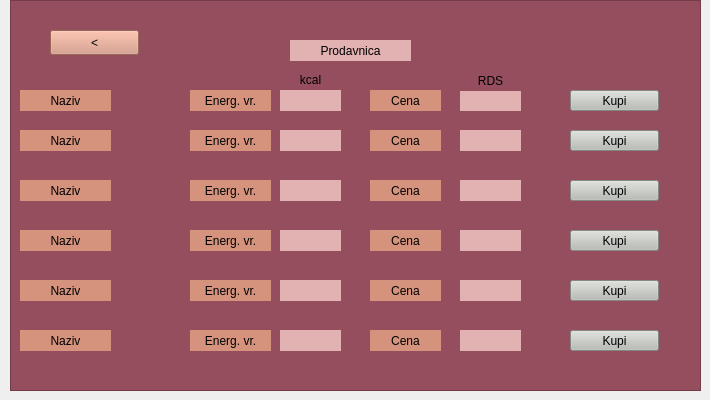
    <widget class="QWidget" name="page_prodavn">
     <widget class="QGraphicsView" name="graphicsView_prodavn">
      <property name="geometry">
       <rect>
        <x>10</x>
        <y>0</y>
        <width>691</width>
        <height>391</height>
       </rect>
      </property>
      <property name="styleSheet">
       <string notr="true">background-color: rgb(148, 78, 93);</string>
      </property>
     </widget>
     <widget class="QPushButton" name="pushButton_prod_nazad">
      <property name="geometry">
       <rect>
        <x>50</x>
        <y>30</y>
        <width>89</width>
        <height>25</height>
       </rect>
      </property>
      <property name="styleSheet">
       <string notr="true">background-color: rgb(213, 147, 125);
font: 75 italic 17pt &quot;Ubuntu Mono&quot;;</string>
      </property>
      <property name="text">
       <string>&lt;</string>
      </property>
     </widget>
     <widget class="QLabel" name="label_prodavn">
      <property name="geometry">
       <rect>
        <x>290</x>
        <y>40</y>
        <width>121</width>
        <height>21</height>
       </rect>
      </property>
      <property name="styleSheet">
       <string notr="true">background-color: rgb(226, 177, 177);
font: 75 italic 17pt &quot;Ubuntu Mono&quot;;</string>
      </property>
      <property name="text">
       <string>Prodavnica</string>
      </property>
      <property name="alignment">
       <set>Qt::AlignCenter</set>
      </property>
      <property name="wordWrap">
       <bool>true</bool>
      </property>
     </widget>
     <widget class="QLabel" name="fj1_naziv_2">
      <property name="geometry">
       <rect>
        <x>20</x>
        <y>90</y>
        <width>91</width>
        <height>21</height>
       </rect>
      </property>
      <property name="styleSheet">
       <string notr="true">background-color: rgb(213, 147, 125);
font: 75 italic 14pt &quot;Ubuntu Mono&quot;;</string>
      </property>
      <property name="text">
       <string>Naziv</string>
      </property>
      <property name="alignment">
       <set>Qt::AlignCenter</set>
      </property>
      <property name="wordWrap">
       <bool>true</bool>
      </property>
     </widget>
     <widget class="QPushButton" name="kupi_1">
      <property name="geometry">
       <rect>
        <x>570</x>
        <y>90</y>
        <width>89</width>
        <height>21</height>
       </rect>
      </property>
      <property name="styleSheet">
       <string notr="true">background-color: rgb(186, 189, 182);
font: 75 italic 12pt &quot;Ubuntu Mono&quot;;</string>
      </property>
      <property name="text">
       <string>Kupi</string>
      </property>
     </widget>
     <widget class="QLabel" name="vr_e_4">
      <property name="geometry">
       <rect>
        <x>280</x>
        <y>230</y>
        <width>61</width>
        <height>21</height>
       </rect>
      </property>
      <property name="styleSheet">
       <string notr="true">background-color: rgb(226, 177, 177);
font: 75 italic 12pt &quot;Ubuntu Mono&quot;;</string>
      </property>
      <property name="text">
       <string/>
      </property>
      <property name="alignment">
       <set>Qt::AlignCenter</set>
      </property>
     </widget>
     <widget class="QPushButton" name="kupi_3">
      <property name="geometry">
       <rect>
        <x>570</x>
        <y>180</y>
        <width>89</width>
        <height>21</height>
       </rect>
      </property>
      <property name="styleSheet">
       <string notr="true">background-color: rgb(186, 189, 182);
font: 75 italic 12pt &quot;Ubuntu Mono&quot;;</string>
      </property>
      <property name="text">
       <string>Kupi</string>
      </property>
     </widget>
     <widget class="QPushButton" name="kupi_4">
      <property name="geometry">
       <rect>
        <x>570</x>
        <y>230</y>
        <width>89</width>
        <height>21</height>
       </rect>
      </property>
      <property name="styleSheet">
       <string notr="true">background-color: rgb(186, 189, 182);
font: 75 italic 12pt &quot;Ubuntu Mono&quot;;</string>
      </property>
      <property name="text">
       <string>Kupi</string>
      </property>
     </widget>
     <widget class="QLabel" name="fj4_naziv_2">
      <property name="geometry">
       <rect>
        <x>20</x>
        <y>230</y>
        <width>91</width>
        <height>21</height>
       </rect>
      </property>
      <property name="styleSheet">
       <string notr="true">background-color: rgb(213, 147, 125);
font: 75 italic 14pt &quot;Ubuntu Mono&quot;;</string>
      </property>
      <property name="text">
       <string>Naziv</string>
      </property>
      <property name="alignment">
       <set>Qt::AlignCenter</set>
      </property>
      <property name="wordWrap">
       <bool>true</bool>
      </property>
     </widget>
     <widget class="QLabel" name="fj3_naziv_2">
      <property name="geometry">
       <rect>
        <x>20</x>
        <y>180</y>
        <width>91</width>
        <height>21</height>
       </rect>
      </property>
      <property name="styleSheet">
       <string notr="true">background-color: rgb(213, 147, 125);
font: 75 italic 14pt &quot;Ubuntu Mono&quot;;</string>
      </property>
      <property name="text">
       <string>Naziv</string>
      </property>
      <property name="alignment">
       <set>Qt::AlignCenter</set>
      </property>
      <property name="wordWrap">
       <bool>true</bool>
      </property>
     </widget>
     <widget class="QLabel" name="pe1_vredn_1">
      <property name="geometry">
       <rect>
        <x>190</x>
        <y>90</y>
        <width>81</width>
        <height>21</height>
       </rect>
      </property>
      <property name="styleSheet">
       <string notr="true">background-color: rgb(213, 147, 125);
font: 75 italic 12pt &quot;Ubuntu Mono&quot;;</string>
      </property>
      <property name="text">
       <string>Energ. vr.</string>
      </property>
      <property name="alignment">
       <set>Qt::AlignCenter</set>
      </property>
      <property name="wordWrap">
       <bool>true</bool>
      </property>
     </widget>
     <widget class="QPushButton" name="kupi_2">
      <property name="geometry">
       <rect>
        <x>570</x>
        <y>130</y>
        <width>89</width>
        <height>21</height>
       </rect>
      </property>
      <property name="styleSheet">
       <string notr="true">background-color: rgb(186, 189, 182);
font: 75 italic 12pt &quot;Ubuntu Mono&quot;;</string>
      </property>
      <property name="text">
       <string>Kupi</string>
      </property>
     </widget>
     <widget class="QLabel" name="vr_e_1">
      <property name="geometry">
       <rect>
        <x>280</x>
        <y>90</y>
        <width>61</width>
        <height>21</height>
       </rect>
      </property>
      <property name="styleSheet">
       <string notr="true">background-color: rgb(226, 177, 177);
font: 75 italic 12pt &quot;Ubuntu Mono&quot;;</string>
      </property>
      <property name="text">
       <string/>
      </property>
      <property name="alignment">
       <set>Qt::AlignCenter</set>
      </property>
     </widget>
     <widget class="QLabel" name="pe4_vredn_4">
      <property name="geometry">
       <rect>
        <x>190</x>
        <y>230</y>
        <width>81</width>
        <height>21</height>
       </rect>
      </property>
      <property name="styleSheet">
       <string notr="true">background-color: rgb(213, 147, 125);
font: 75 italic 12pt &quot;Ubuntu Mono&quot;;</string>
      </property>
      <property name="text">
       <string>Energ. vr.</string>
      </property>
      <property name="alignment">
       <set>Qt::AlignCenter</set>
      </property>
      <property name="wordWrap">
       <bool>true</bool>
      </property>
     </widget>
     <widget class="QLabel" name="vr_e_5">
      <property name="geometry">
       <rect>
        <x>280</x>
        <y>280</y>
        <width>61</width>
        <height>21</height>
       </rect>
      </property>
      <property name="styleSheet">
       <string notr="true">background-color: rgb(226, 177, 177);
font: 75 italic 12pt &quot;Ubuntu Mono&quot;;</string>
      </property>
      <property name="text">
       <string/>
      </property>
      <property name="alignment">
       <set>Qt::AlignCenter</set>
      </property>
     </widget>
     <widget class="QPushButton" name="kupi_5">
      <property name="geometry">
       <rect>
        <x>570</x>
        <y>280</y>
        <width>89</width>
        <height>21</height>
       </rect>
      </property>
      <property name="styleSheet">
       <string notr="true">background-color: rgb(186, 189, 182);
font: 75 italic 12pt &quot;Ubuntu Mono&quot;;</string>
      </property>
      <property name="text">
       <string>Kupi</string>
      </property>
     </widget>
     <widget class="QLabel" name="pe2_vredn_2">
      <property name="geometry">
       <rect>
        <x>190</x>
        <y>130</y>
        <width>81</width>
        <height>21</height>
       </rect>
      </property>
      <property name="styleSheet">
       <string notr="true">background-color: rgb(213, 147, 125);
font: 75 italic 12pt &quot;Ubuntu Mono&quot;;</string>
      </property>
      <property name="text">
       <string>Energ. vr.</string>
      </property>
      <property name="alignment">
       <set>Qt::AlignCenter</set>
      </property>
      <property name="wordWrap">
       <bool>true</bool>
      </property>
     </widget>
     <widget class="QLabel" name="vr_e_2">
      <property name="geometry">
       <rect>
        <x>280</x>
        <y>130</y>
        <width>61</width>
        <height>21</height>
       </rect>
      </property>
      <property name="styleSheet">
       <string notr="true">background-color: rgb(226, 177, 177);
font: 75 italic 12pt &quot;Ubuntu Mono&quot;;</string>
      </property>
      <property name="text">
       <string/>
      </property>
      <property name="alignment">
       <set>Qt::AlignCenter</set>
      </property>
     </widget>
     <widget class="QLabel" name="pe3_vredn_3">
      <property name="geometry">
       <rect>
        <x>190</x>
        <y>180</y>
        <width>81</width>
        <height>21</height>
       </rect>
      </property>
      <property name="styleSheet">
       <string notr="true">background-color: rgb(213, 147, 125);
font: 75 italic 12pt &quot;Ubuntu Mono&quot;;</string>
      </property>
      <property name="text">
       <string>Energ. vr.</string>
      </property>
      <property name="alignment">
       <set>Qt::AlignCenter</set>
      </property>
      <property name="wordWrap">
       <bool>true</bool>
      </property>
     </widget>
     <widget class="QLabel" name="vr_e_3">
      <property name="geometry">
       <rect>
        <x>280</x>
        <y>180</y>
        <width>61</width>
        <height>21</height>
       </rect>
      </property>
      <property name="styleSheet">
       <string notr="true">background-color: rgb(226, 177, 177);
font: 75 italic 12pt &quot;Ubuntu Mono&quot;;</string>
      </property>
      <property name="text">
       <string/>
      </property>
      <property name="alignment">
       <set>Qt::AlignCenter</set>
      </property>
     </widget>
     <widget class="QLabel" name="pe5_vredn_5">
      <property name="geometry">
       <rect>
        <x>190</x>
        <y>280</y>
        <width>81</width>
        <height>21</height>
       </rect>
      </property>
      <property name="styleSheet">
       <string notr="true">background-color: rgb(213, 147, 125);
font: 75 italic 12pt &quot;Ubuntu Mono&quot;;</string>
      </property>
      <property name="text">
       <string>Energ. vr.</string>
      </property>
      <property name="alignment">
       <set>Qt::AlignCenter</set>
      </property>
      <property name="wordWrap">
       <bool>true</bool>
      </property>
     </widget>
     <widget class="QLabel" name="fj5_naziv_2">
      <property name="geometry">
       <rect>
        <x>20</x>
        <y>280</y>
        <width>91</width>
        <height>21</height>
       </rect>
      </property>
      <property name="styleSheet">
       <string notr="true">background-color: rgb(213, 147, 125);
font: 75 italic 14pt &quot;Ubuntu Mono&quot;;</string>
      </property>
      <property name="text">
       <string>Naziv</string>
      </property>
      <property name="alignment">
       <set>Qt::AlignCenter</set>
      </property>
      <property name="wordWrap">
       <bool>true</bool>
      </property>
     </widget>
     <widget class="QLabel" name="fj2_naziv_2">
      <property name="geometry">
       <rect>
        <x>20</x>
        <y>130</y>
        <width>91</width>
        <height>21</height>
       </rect>
      </property>
      <property name="styleSheet">
       <string notr="true">background-color: rgb(213, 147, 125);
font: 75 italic 14pt &quot;Ubuntu Mono&quot;;
</string>
      </property>
      <property name="text">
       <string>Naziv</string>
      </property>
      <property name="alignment">
       <set>Qt::AlignCenter</set>
      </property>
      <property name="wordWrap">
       <bool>true</bool>
      </property>
     </widget>
     <widget class="QLabel" name="p5_cena_5">
      <property name="geometry">
       <rect>
        <x>370</x>
        <y>280</y>
        <width>71</width>
        <height>21</height>
       </rect>
      </property>
      <property name="styleSheet">
       <string notr="true">background-color: rgb(213, 147, 125);
font: 75 italic 12pt &quot;Ubuntu Mono&quot;;</string>
      </property>
      <property name="text">
       <string>Cena</string>
      </property>
      <property name="alignment">
       <set>Qt::AlignCenter</set>
      </property>
      <property name="wordWrap">
       <bool>true</bool>
      </property>
     </widget>
     <widget class="QLabel" name="p1_cena_1">
      <property name="geometry">
       <rect>
        <x>370</x>
        <y>90</y>
        <width>71</width>
        <height>21</height>
       </rect>
      </property>
      <property name="styleSheet">
       <string notr="true">background-color: rgb(213, 147, 125);
font: 75 italic 12pt &quot;Ubuntu Mono&quot;;</string>
      </property>
      <property name="text">
       <string>Cena</string>
      </property>
      <property name="alignment">
       <set>Qt::AlignCenter</set>
      </property>
      <property name="wordWrap">
       <bool>true</bool>
      </property>
     </widget>
     <widget class="QLabel" name="p2_cena_2">
      <property name="geometry">
       <rect>
        <x>370</x>
        <y>130</y>
        <width>71</width>
        <height>21</height>
       </rect>
      </property>
      <property name="styleSheet">
       <string notr="true">background-color: rgb(213, 147, 125);
font: 75 italic 12pt &quot;Ubuntu Mono&quot;;</string>
      </property>
      <property name="text">
       <string>Cena</string>
      </property>
      <property name="alignment">
       <set>Qt::AlignCenter</set>
      </property>
      <property name="wordWrap">
       <bool>true</bool>
      </property>
     </widget>
     <widget class="QLabel" name="p3_cena_3">
      <property name="geometry">
       <rect>
        <x>370</x>
        <y>180</y>
        <width>71</width>
        <height>21</height>
       </rect>
      </property>
      <property name="styleSheet">
       <string notr="true">background-color: rgb(213, 147, 125);
font: 75 italic 12pt &quot;Ubuntu Mono&quot;;</string>
      </property>
      <property name="text">
       <string>Cena</string>
      </property>
      <property name="alignment">
       <set>Qt::AlignCenter</set>
      </property>
      <property name="wordWrap">
       <bool>true</bool>
      </property>
     </widget>
     <widget class="QLabel" name="cena_2">
      <property name="geometry">
       <rect>
        <x>460</x>
        <y>130</y>
        <width>61</width>
        <height>21</height>
       </rect>
      </property>
      <property name="styleSheet">
       <string notr="true">background-color: rgb(226, 177, 177);
font: 75 italic 12pt &quot;Ubuntu Mono&quot;;</string>
      </property>
      <property name="text">
       <string/>
      </property>
      <property name="alignment">
       <set>Qt::AlignCenter</set>
      </property>
     </widget>
     <widget class="QLabel" name="cena_3">
      <property name="geometry">
       <rect>
        <x>460</x>
        <y>180</y>
        <width>61</width>
        <height>21</height>
       </rect>
      </property>
      <property name="styleSheet">
       <string notr="true">background-color: rgb(226, 177, 177);
font: 75 italic 12pt &quot;Ubuntu Mono&quot;;</string>
      </property>
      <property name="text">
       <string/>
      </property>
      <property name="alignment">
       <set>Qt::AlignCenter</set>
      </property>
     </widget>
     <widget class="QLabel" name="cena_4">
      <property name="geometry">
       <rect>
        <x>460</x>
        <y>230</y>
        <width>61</width>
        <height>21</height>
       </rect>
      </property>
      <property name="styleSheet">
       <string notr="true">background-color: rgb(226, 177, 177);
font: 75 italic 12pt &quot;Ubuntu Mono&quot;;</string>
      </property>
      <property name="text">
       <string/>
      </property>
      <property name="alignment">
       <set>Qt::AlignCenter</set>
      </property>
     </widget>
     <widget class="QLabel" name="cena_5">
      <property name="geometry">
       <rect>
        <x>460</x>
        <y>280</y>
        <width>61</width>
        <height>21</height>
       </rect>
      </property>
      <property name="styleSheet">
       <string notr="true">background-color: rgb(226, 177, 177);
font: 75 italic 12pt &quot;Ubuntu Mono&quot;;</string>
      </property>
      <property name="text">
       <string/>
      </property>
      <property name="alignment">
       <set>Qt::AlignCenter</set>
      </property>
     </widget>
     <widget class="QLabel" name="p4_cena_4">
      <property name="geometry">
       <rect>
        <x>370</x>
        <y>230</y>
        <width>71</width>
        <height>21</height>
       </rect>
      </property>
      <property name="styleSheet">
       <string notr="true">background-color: rgb(213, 147, 125);
font: 75 italic 12pt &quot;Ubuntu Mono&quot;;</string>
      </property>
      <property name="text">
       <string>Cena</string>
      </property>
      <property name="alignment">
       <set>Qt::AlignCenter</set>
      </property>
      <property name="wordWrap">
       <bool>true</bool>
      </property>
     </widget>
     <widget class="QLabel" name="cena_1">
      <property name="geometry">
       <rect>
        <x>460</x>
        <y>90</y>
        <width>61</width>
        <height>21</height>
       </rect>
      </property>
      <property name="styleSheet">
       <string notr="true">background-color: rgb(226, 177, 177);
font: 75 italic 12pt &quot;Ubuntu Mono&quot;;</string>
      </property>
      <property name="text">
       <string/>
      </property>
      <property name="alignment">
       <set>Qt::AlignCenter</set>
      </property>
     </widget>
     <widget class="QLabel" name="fj6_naziv_2">
      <property name="geometry">
       <rect>
        <x>20</x>
        <y>330</y>
        <width>91</width>
        <height>21</height>
       </rect>
      </property>
      <property name="styleSheet">
       <string notr="true">background-color: rgb(213, 147, 125);
font: 75 italic 14pt &quot;Ubuntu Mono&quot;;</string>
      </property>
      <property name="text">
       <string>Naziv</string>
      </property>
      <property name="alignment">
       <set>Qt::AlignCenter</set>
      </property>
      <property name="wordWrap">
       <bool>true</bool>
      </property>
     </widget>
     <widget class="QLabel" name="pe6_vredn_6">
      <property name="geometry">
       <rect>
        <x>190</x>
        <y>330</y>
        <width>81</width>
        <height>21</height>
       </rect>
      </property>
      <property name="styleSheet">
       <string notr="true">background-color: rgb(213, 147, 125);
font: 75 italic 12pt &quot;Ubuntu Mono&quot;;</string>
      </property>
      <property name="text">
       <string>Energ. vr.</string>
      </property>
      <property name="alignment">
       <set>Qt::AlignCenter</set>
      </property>
      <property name="wordWrap">
       <bool>true</bool>
      </property>
     </widget>
     <widget class="QLabel" name="vr_e_6">
      <property name="geometry">
       <rect>
        <x>280</x>
        <y>330</y>
        <width>61</width>
        <height>21</height>
       </rect>
      </property>
      <property name="styleSheet">
       <string notr="true">background-color: rgb(226, 177, 177);
font: 75 italic 12pt &quot;Ubuntu Mono&quot;;</string>
      </property>
      <property name="text">
       <string/>
      </property>
      <property name="alignment">
       <set>Qt::AlignCenter</set>
      </property>
     </widget>
     <widget class="QLabel" name="p6_cena_6">
      <property name="geometry">
       <rect>
        <x>370</x>
        <y>330</y>
        <width>71</width>
        <height>21</height>
       </rect>
      </property>
      <property name="styleSheet">
       <string notr="true">background-color: rgb(213, 147, 125);
font: 75 italic 12pt &quot;Ubuntu Mono&quot;;</string>
      </property>
      <property name="text">
       <string>Cena</string>
      </property>
      <property name="alignment">
       <set>Qt::AlignCenter</set>
      </property>
      <property name="wordWrap">
       <bool>true</bool>
      </property>
     </widget>
     <widget class="QLabel" name="cena_6">
      <property name="geometry">
       <rect>
        <x>460</x>
        <y>330</y>
        <width>61</width>
        <height>21</height>
       </rect>
      </property>
      <property name="styleSheet">
       <string notr="true">background-color: rgb(226, 177, 177);
font: 75 italic 12pt &quot;Ubuntu Mono&quot;;</string>
      </property>
      <property name="text">
       <string/>
      </property>
      <property name="alignment">
       <set>Qt::AlignCenter</set>
      </property>
     </widget>
     <widget class="QPushButton" name="kupi_6">
      <property name="geometry">
       <rect>
        <x>570</x>
        <y>330</y>
        <width>89</width>
        <height>21</height>
       </rect>
      </property>
      <property name="styleSheet">
       <string notr="true">background-color: rgb(186, 189, 182);
font: 75 italic 12pt &quot;Ubuntu Mono&quot;;</string>
      </property>
      <property name="text">
       <string>Kupi</string>
      </property>
     </widget>
     <widget class="QLabel" name="lab_kcal">
      <property name="geometry">
       <rect>
        <x>280</x>
        <y>70</y>
        <width>61</width>
        <height>20</height>
       </rect>
      </property>
      <property name="styleSheet">
       <string notr="true">background-color: rgb(148, 78, 93);
font: 75 italic 12pt &quot;Ubuntu Mono&quot;;</string>
      </property>
      <property name="text">
       <string>kcal</string>
      </property>
      <property name="alignment">
       <set>Qt::AlignCenter</set>
      </property>
     </widget>
     <widget class="QLabel" name="lab_cena">
      <property name="geometry">
       <rect>
        <x>460</x>
        <y>70</y>
        <width>61</width>
        <height>21</height>
       </rect>
      </property>
      <property name="styleSheet">
       <string notr="true">background-color: rgb(148, 78, 93);
font: 75 italic 12pt &quot;Ubuntu Mono&quot;;</string>
      </property>
      <property name="text">
       <string>RDS</string>
      </property>
      <property name="alignment">
       <set>Qt::AlignCenter</set>
      </property>
     </widget>
     <zorder>graphicsView_prodavn</zorder>
     <zorder>cena_1</zorder>
     <zorder>fj1_naziv_2</zorder>
     <zorder>fj2_naziv_2</zorder>
     <zorder>fj4_naziv_2</zorder>
     <zorder>cena_2</zorder>
     <zorder>cena_3</zorder>
     <zorder>cena_4</zorder>
     <zorder>cena_5</zorder>
     <zorder>fj3_naziv_2</zorder>
     <zorder>fj5_naziv_2</zorder>
     <zorder>pe1_vredn_1</zorder>
     <zorder>p5_cena_5</zorder>
     <zorder>pe3_vredn_3</zorder>
     <zorder>kupi_2</zorder>
     <zorder>vr_e_3</zorder>
     <zorder>kupi_1</zorder>
     <zorder>p4_cena_4</zorder>
     <zorder>kupi_4</zorder>
     <zorder>pe2_vredn_2</zorder>
     <zorder>label_prodavn</zorder>
     <zorder>vr_e_1</zorder>
     <zorder>vr_e_4</zorder>
     <zorder>p3_cena_3</zorder>
     <zorder>pe5_vredn_5</zorder>
     <zorder>kupi_3</zorder>
     <zorder>p2_cena_2</zorder>
     <zorder>pushButton_prod_nazad</zorder>
     <zorder>vr_e_2</zorder>
     <zorder>vr_e_5</zorder>
     <zorder>p1_cena_1</zorder>
     <zorder>kupi_5</zorder>
     <zorder>pe4_vredn_4</zorder>
     <zorder>fj6_naziv_2</zorder>
     <zorder>pe6_vredn_6</zorder>
     <zorder>vr_e_6</zorder>
     <zorder>p6_cena_6</zorder>
     <zorder>cena_6</zorder>
     <zorder>kupi_6</zorder>
     <zorder>lab_kcal</zorder>
     <zorder>lab_cena</zorder>
    </widget>
